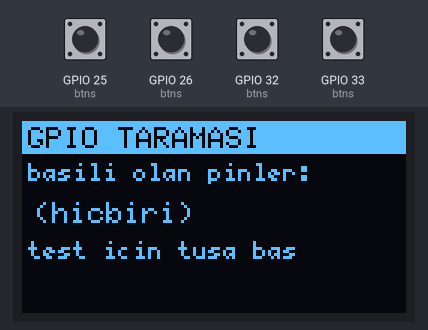
Bench run of a sketch on a simulated ESP32. Parts: 128×64 one-colour display. The test bench sets the inputs (shaded band); at power-on: GPIO 25 (btns), GPIO 26 (btns), GPIO 32 (btns), GPIO 33 (btns) HIGH. What the sketch prints to the serial monitor is not drawn.

Above: at 4.4 s.
4.5 s: GPIO 25 (btns) pulled LOW for 0.15 s
At 6.0 s:
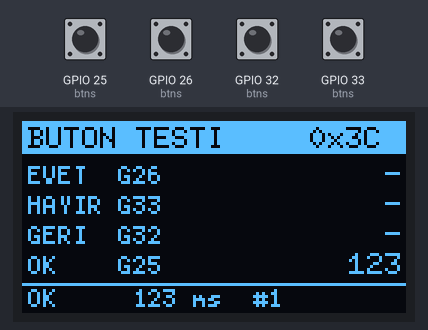
7.6 s: GPIO 26 (btns) pulled LOW for 1 s
At 9.6 s:
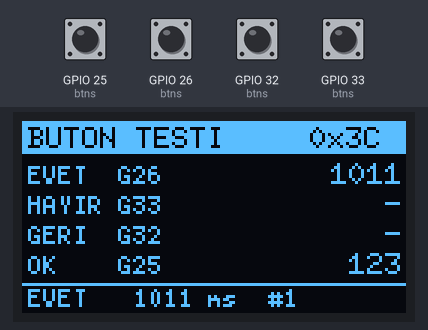
10.1 s: GPIO 32 (btns) pulled LOW for 0.15 s
At 10.9 s:
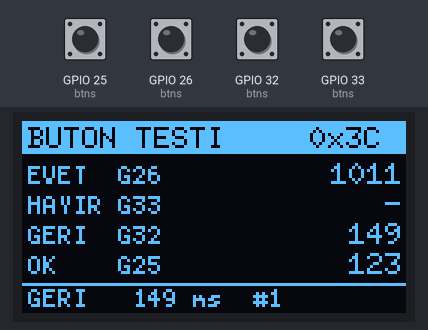
11.7 s: GPIO 33 (btns) pulled LOW for 0.15 s
At 12.7 s:
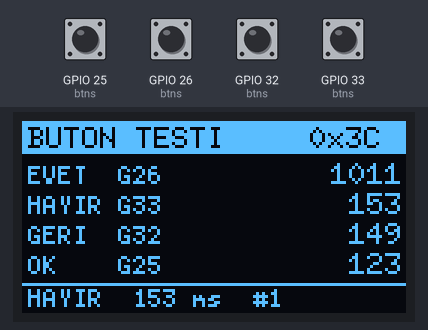
13.3 s: GPIO 25 (btns) pulled LOW for 1 s
At 15.2 s:
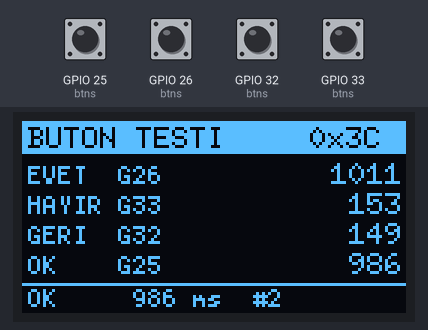
15.8 s: GPIO 26 (btns) pulled LOW for 0.15 s
At 17.2 s:
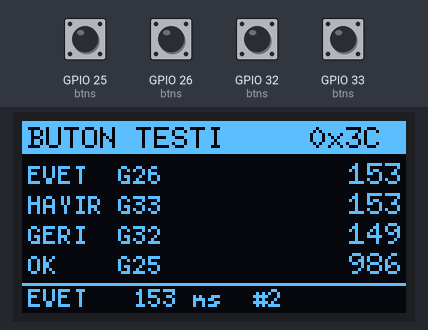
Timing chart, 0 to 18.8 s (numbered marks = the images above; inputs shaded):
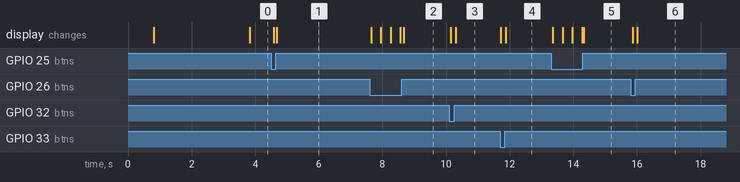

The sketch:

buton_test.ino
```cpp
/*
 * ===========================================================================
 *  BUTON TESTI  —  hangi GPIO, kac ms basili, kac kez
 * ===========================================================================
 *
 *  Ne yapar:
 *   1. OLED'i baslatir (calisan tam-tarama yontemiyle)
 *   2. Tarama modu:  hangi GPIO'lar su an LOW (basili) — hepsini listeler
 *   3. Test modu:    4 butonu olcer, basili tuttugun sureyi ms cinsinden gosterir
 *
 *  Ekran calismasa bile SERI PORTTAN her sey okunur (115200).
 *
 *  Kullanim:
 *      pio run -t upload && pio device monitor
 *
 *  Ekran/buton durumu:
 *   - Ekran yoksa: seri cikti yine calisir, ekranda hicbir sey gorunmez.
 *   - Bir butona bas: ekranda o satir vurgulanir, sure sayaci isler.
 *   - Birak: "BAS Kibir: 342 ms" yazar, sayac artar.
 *
 *  MOD DEGISTIR:
 *   - 3 saniye hicbir tusa basmazsan TARAMA moduna gecer (tum GPIO'lar).
 *   - Tekrar basinca test moduna doner.
 */

#include <Arduino.h>
#include <Wire.h>
#include <U8g2lib.h>

// --- OLED (kart_sistem ile ayni) ---
#define PIN_SDA  21
#define PIN_SCL  22

U8G2_SSD1309_128X64_NONAME0_F_HW_I2C oled(U8G2_R0, U8X8_PIN_NONE);
bool oledOk = false;
byte oledAddr = 0x3C;

// --- test edilecek butonlar: (etiket, GPIO) ---
// gercek firmware board.h ile ayni olmali
struct BtnDef {
  const char* ad;
  int         pin;
};

BtnDef btns[4] = {
  {"EVET ", 26},
  {"HAYIR", 33},
  {"GERI ", 32},
  {"OK   ", 25},
};

// Durum
bool     down[4]      = {false, false, false, false};
uint32_t downAt[4]    = {0, 0, 0, 0};
uint32_t lastMs[4]    = {0, 0, 0, 0};
uint32_t maxMs[4]     = {0, 0, 0, 0};
int      count[4]     = {0, 0, 0, 0};
int      lastActive   = -1;
bool     scanMode     = false;
uint32_t lastActivity = 0;

// ============================================================ OLED
static int scanFull(byte* found) {
  int n = 0;
  for (byte a = 1; a < 127; a++) {
    Wire.beginTransmission(a);
    if (Wire.endTransmission() == 0) {
      n++;
      Serial.printf("[i2c] 0x%02X\n", a);
      if ((a == 0x3C || a == 0x3D) && !*found) *found = a;
    }
  }
  return n;
}

bool oledBegin() {
  byte addr = 0;
  Wire.begin(PIN_SDA, PIN_SCL);
  Wire.setClock(100000);
  delay(40);

  int n = scanFull(&addr);
  Serial.printf("[i2c] tarama 1: %d cihaz, oled=%s\n", n, addr ? "var" : "yok");

  if (!addr) {
    Wire.end(); delay(25);
    Wire.begin(PIN_SCL, PIN_SDA);          // takas
    Wire.setClock(100000);
    delay(40);
    n = scanFull(&addr);
    Serial.printf("[i2c] tarama 2 (takas): %d cihaz, oled=%s\n", n, addr ? "var" : "yok");
    Wire.end(); delay(25);
    Wire.begin(PIN_SDA, PIN_SCL);
    Wire.setClock(100000);
    delay(40);
    if (!addr) scanFull(&addr);
  }

  if (!addr) {
    Serial.println("[i2c] OLED YOK — ekransiz devam, seri ciktiya bak");
    return false;
  }

  oledAddr = addr;
  oled.setI2CAddress(addr << 1);
  oled.begin();
  oled.setBusClock(400000);
  oled.setContrast(200);
  oled.setPowerSave(0);

  Wire.beginTransmission(addr);
  bool alive = (Wire.endTransmission() == 0);
  if (!alive) {
    delay(70);
    oled.begin();
    oled.setBusClock(400000);
    Wire.beginTransmission(addr);
    alive = (Wire.endTransmission() == 0);
  }
  Serial.printf("[i2c] 0x%02X: %s\n", addr, alive ? "ACK" : "NAK");
  return alive;
}

// ============================================================ cizim
void drawTest() {
  if (!oledOk) return;
  oled.clearBuffer();

  oled.setFont(u8g2_font_6x10_tf);
  oled.drawBox(0, 0, 128, 11);
  oled.setDrawColor(0);
  oled.drawStr(2, 9, "BUTON TESTI");
  char r[12];
  snprintf(r, sizeof(r), "0x%02X", oledAddr);
  oled.drawStr(96, 9, r);
  oled.setDrawColor(1);

  uint32_t now = millis();

  for (int i = 0; i < 4; i++) {
    int y = 21 + i * 10;
    bool on = down[i];

    if (on) {
      oled.drawBox(0, y - 8, 128, 10);
      oled.setDrawColor(0);
    }

    char left[20];
    snprintf(left, sizeof(left), "%-5s G%02d", btns[i].ad, btns[i].pin);
    oled.setFont(u8g2_font_5x7_tf);
    oled.drawStr(2, y, left);

    char right[16];
    if (on) {
      snprintf(right, sizeof(right), "%lu", (unsigned long)(now - downAt[i]));  // canli ms
    } else if (count[i]) {
      snprintf(right, sizeof(right), "%lu", (unsigned long)lastMs[i]);
    } else {
      snprintf(right, sizeof(right), down[i] ? "BAS" : "-");
    }
    oled.setFont(u8g2_font_6x10_tf);
    oled.drawStr(126 - oled.getStrWidth(right), y, right);

    oled.setDrawColor(1);
  }

  // alt bilgi
  oled.setFont(u8g2_font_5x7_tf);
  oled.drawHLine(0, 54, 128);
  char b[32];
  if (lastActive >= 0) {
    snprintf(b, sizeof(b), "%s  %lu ms  #%d",
             btns[lastActive].ad, (unsigned long)lastMs[lastActive],
             count[lastActive]);
  } else {
    snprintf(b, sizeof(b), "bir tusa bas...");
  }
  oled.drawStr(2, 62, b);
  oled.sendBuffer();
}

void drawScan() {
  if (!oledOk) return;
  oled.clearBuffer();

  oled.setFont(u8g2_font_6x10_tf);
  oled.drawBox(0, 0, 128, 11);
  oled.setDrawColor(0);
  oled.drawStr(2, 9, "GPIO TARAMASI");
  oled.setDrawColor(1);

  oled.setFont(u8g2_font_5x7_tf);
  oled.drawStr(2, 20, "basili olan pinler:");

  // basili olanlari listele
  int shown = 0;
  char buf[24];
  buf[0] = 0;
  for (int i = 0; i < 4; i++) {
    if (down[i]) {
      char t[8];
      snprintf(t, sizeof(t), "G%d ", btns[i].pin);
      strncat(buf, t, sizeof(buf) - strlen(buf) - 1);
      shown++;
    }
  }
  oled.setFont(u8g2_font_6x10_tf);
  if (shown) oled.drawStr(4, 34, buf);
  else       oled.drawStr(4, 34, "(hicbiri)");

  oled.setFont(u8g2_font_5x7_tf);
  oled.drawStr(2, 46, "test icin tusa bas");
  oled.sendBuffer();
}

// ============================================================ setup
void setup() {
  Serial.begin(115200);
  delay(600);
  Serial.println("\n\n==========================================");
  Serial.println("  BUTON TESTI");
  Serial.println("==========================================");

  // buton pinleri: INPUT_PULLUP, basinca LOW
  for (int i = 0; i < 4; i++) {
    pinMode(btns[i].pin, INPUT_PULLUP);
  }
  delay(80);

  // baslangic durumlari
  for (int i = 0; i < 4; i++) {
    bool low = (digitalRead(btns[i].pin) == LOW);
    Serial.printf("  %-5s GPIO %2d : %s\n", btns[i].ad, btns[i].pin,
                  low ? "LOW  <-- SIMDI BASILI!" : "HIGH (bosta, dogru)");
    down[i] = low;
    downAt[i] = millis();
  }

  Serial.println("------------------------------------------");

  oledOk = oledBegin();
  Serial.printf("  ekran: %s\n", oledOk ? "CALISIYOR" : "YOK");
  Serial.println("------------------------------------------");
  Serial.println("  her butona sirayla bas, sure ekranda/seride");
  Serial.println("==========================================\n");

  lastActivity = millis();
  drawTest();
}

// ============================================================ loop
void loop() {
  uint32_t now = millis();

  for (int i = 0; i < 4; i++) {
    bool low = (digitalRead(btns[i].pin) == LOW);

    if (low && !down[i]) {
      // basildi
      down[i]   = true;
      downAt[i] = now;
      lastActivity = now;
      if (scanMode) { scanMode = false; }
      Serial.printf("[BAS ] %-5s GPIO %2d\n", btns[i].ad, btns[i].pin);

    } else if (!low && down[i]) {
      // birakildi
      uint32_t dur = now - downAt[i];
      down[i]   = false;
      lastMs[i] = dur;
      if (dur > maxMs[i]) maxMs[i] = dur;
      count[i]++;
      lastActive = i;
      lastActivity = now;

      Serial.printf("[BIRAK] %-5s GPIO %2d  %lu ms  (%d. basis, ilk-temas %s)\n",
                    btns[i].ad, btns[i].pin, (unsigned long)dur, count[i],
                    dur < 30 ? "COK KISA" : "normal");
    }
  }

  // 3 sn hareketsizlik -> tarama modu
  if (!scanMode && (now - lastActivity) > 3000) {
    scanMode = true;
    Serial.println("[mod ] TARAMA (bir tusa basinca teste doner)");
    drawScan();
  }

  static uint32_t lastDraw = 0;
  if (now - lastDraw >= 50) {          // 20 fps: sure sayaci akici gorunsun
    lastDraw = now;
    if (scanMode) drawScan();
    else          drawTest();
  }

  // her 10 sn'de ozet
  static uint32_t lastSum = 0;
  if (now - lastSum >= 10000) {
    lastSum = now;
    Serial.printf("[ozet] EVET=%d HAYIR=%d GERI=%d OK=%d  |  max: %lu/%lu/%lu/%lu ms\n",
                  count[0], count[1], count[2], count[3],
                  (unsigned long)maxMs[0], (unsigned long)maxMs[1],
                  (unsigned long)maxMs[2], (unsigned long)maxMs[3]);
  }

  delay(5);
}
```

Measured:
- after the input at 4.5 s, the display: first changes after 0.08 s (image 1 shows a later state)
- after the input at 7.6 s, the display: first changes at once (image 2 shows a later state)
- after the input at 10.1 s, the display: first changes at once (image 3 shows a later state)
- after the input at 11.7 s, the display: first changes at once (image 4 shows a later state)
- after the input at 13.3 s, the display: first changes after 0.06 s (image 5 shows a later state)
- after the input at 15.8 s, the display: first changes after 0.06 s (image 6 shows a later state)
